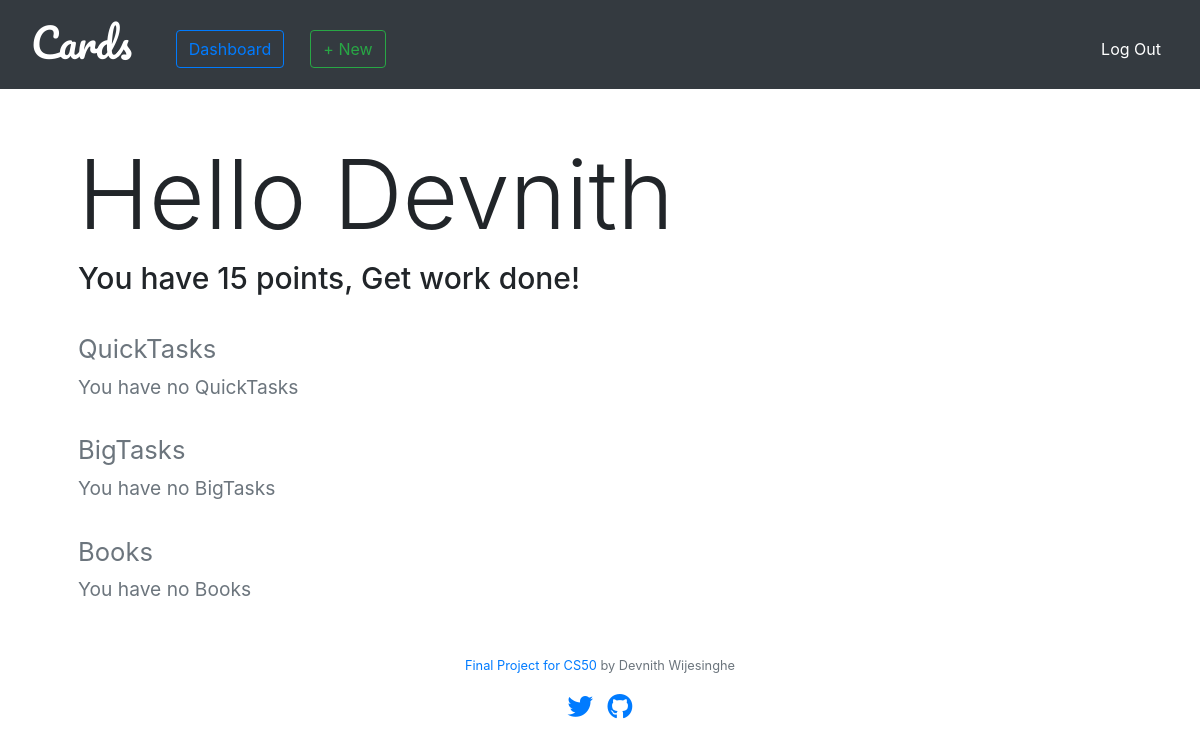
/dashboard (signed in), run on an earlier commit of the app's database.
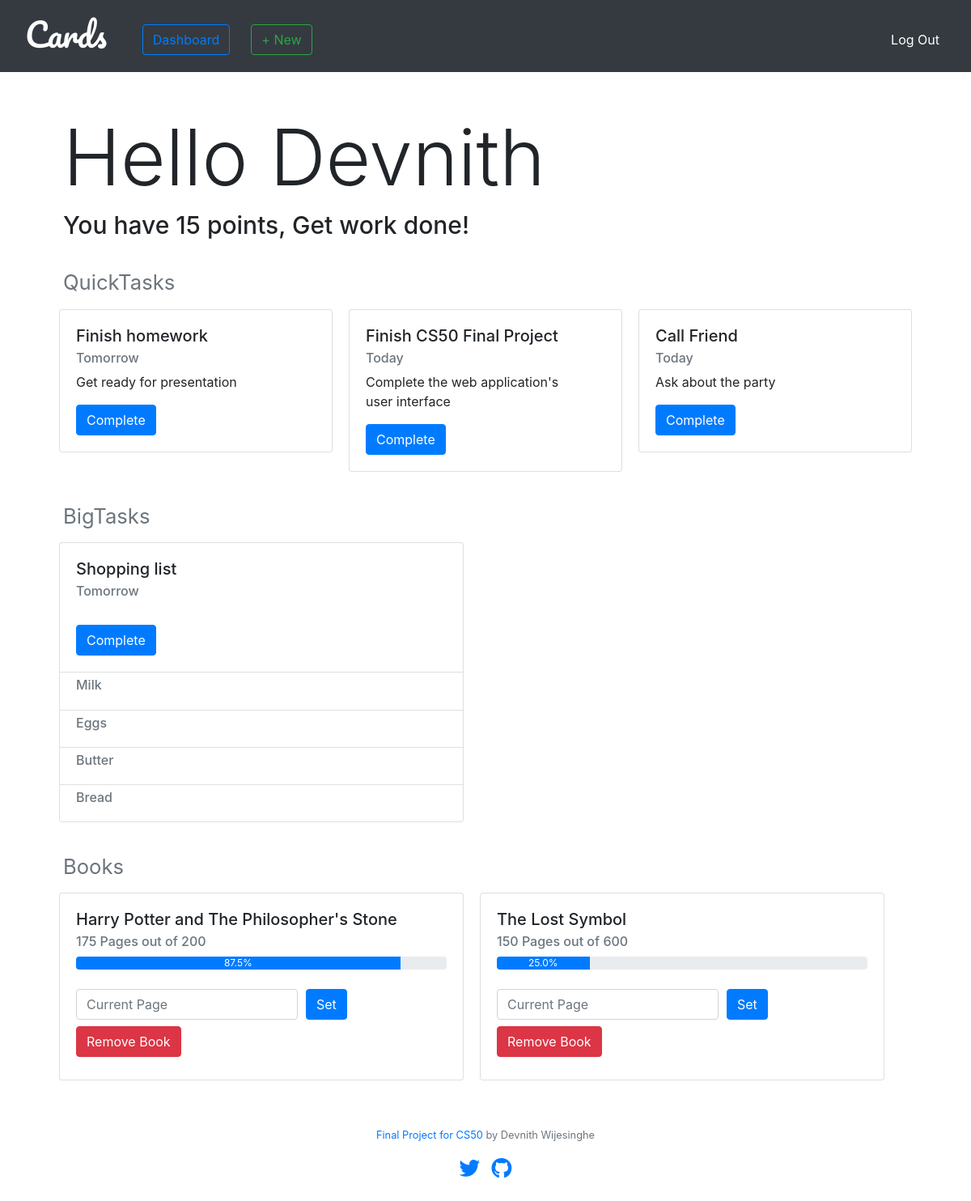
And on a later commit of the database.
### tables this page shows
CREATE TABLE users (
id INTEGER PRIMARY KEY NOT NULL,
name TEXT NOT NULL,
username TEXT NOT NULL,
hash TEXT NOT NULL,
points INTEGER NOT NULL DEFAULT 5);

CREATE TABLE stasks (
title TEXT NOT NULL,
description TEXT NOT NULL,
date TEXT NOT NULL,
user_id INTEGER NOT NULL,
FOREIGN KEY(user_id) REFERENCES users(id));

CREATE TABLE mtasks (
id INTEGER PRIMARY KEY NOT NULL,
title TEXT NOT NULL,
date TEXT NOT NULL,
user_id INTEGER NOT NULL,
FOREIGN KEY(user_id) REFERENCES users(id));

CREATE TABLE subtasks (
title TEXT NOT NULL,
mtask_id INTEGER NOT NULL,
FOREIGN KEY(mtask_id) REFERENCES mtasks(id));

CREATE TABLE books (
id INTEGER PRIMARY KEY NOT NULL,
title TEXT NOT NULL,
totalPages INTEGER NOT NULL,
currentPage INTEGER NOT NULL,
user_id INTEGER NOT NULL,
FOREIGN KEY(user_id) REFERENCES users(id));

### application.py (the view, shortened to what this page needs)
@app.route('/dashboard', methods=["GET", "POST"])
@login_required
def dashboard():
    if request.method == "GET":
        connection = sqlite3.connect('tasks.db')
        db = connection.cursor()
        userID = session["user_id"]
        db.execute("SELECT name,points FROM users WHERE id = (?)", (userID,))
        row = db.fetchone()
        name = row[0]
        points = row[1]
        db.execute("SELECT title,date,description FROM stasks WHERE user_id = (?)", (userID,))
        stasks = db.fetchall()
        db.execute("SELECT id,title,totalPages,currentPage FROM books WHERE user_id = (?)", (userID,))
        books = db.fetchall()
        db.execute("SELECT id,title,date FROM mtasks WHERE user_id = (?)", (userID,))
        items = db.fetchall()
        mtasks= list()
        for item in items:
            item = list(item)
            db.execute("SELECT title FROM subtasks WHERE mtask_id = (?)", (item[0],))
            subtasks = db.fetchall()
            temp = list()
            for task in subtasks:
                temp.append(task[0])
            item.append(temp)
            mtasks.append(item)
        return render_template("dashboard.html", name=name, points=points, stasks=stasks, books=books, mtasks=mtasks)

### helpers.py (called while the page is built)
def login_required(f):
    @wraps(f)
    def decorated_function(*args, **kwargs):
        if session.get("user_id") is None:
            return redirect("/login")
        return f(*args, **kwargs)
    return decorated_function

### templates/dashboard.html (shortened to what this page needs)
{% extends "layout.html" %}
{% block main %}
<div style="text-align: left;">
    <h1 class="display-1" >Hello {{  name }}</h1>
    <h1 class="display-6" style="font-size: 30px;">You have {{ points }} points, Get work done!</h1>
</div>
<br>
<h2 style="text-align: left; margin-bottom: 5px;"><small class="text-muted">QuickTasks</small></h2>
{% if stasks|length < 1 %}
    <h4 style="text-align: left; margin-bottom: 5px;"><small class="text-muted">You have no QuickTasks</small></h4>
{% else %}
    <div class="row">
        {% for stask in stasks %}
            <div class="col-lg" style="padding: 0px; ">
                <div class="card" style="margin: 10px; text-align: left;">
                    <div class="card-body" style="width: 300px;">
                        <h5 class="card-title">{{ stask[0] }}</h5>
                        <h6 class="card-subtitle mb-2 text-muted">{{ stask[1] }}</h6>
                        <p class="card-text">{{ stask[2] }}</p>
                        <form action="/dashboard" method="post">
                            <button class="btn btn-primary" type="submit" name="deleteStask" value="{{ stask[0] }}">Complete</a>
                        </form>
                    </div>
                </div>
            </div>
        {% endfor %}
    </div>
{% endif %}
<br>
<h2 style="text-align: left; margin-bottom: 5px;"><small class="text-muted">BigTasks</small></h2>
{% if mtasks|length < 1 %}
    <h4 style="text-align: left; margin-bottom: 5px;"><small class="text-muted">You have no BigTasks</small></h4>
{% else %}
    <div class="row">
        {% for mtask in mtasks %}
            <div class="col-lg" style="padding: 0px;">
                <div class="card" style="margin: 10px; text-align: left; width: 500px;">
                    <div class="card-body">
                        <h5 class="card-title">{{ mtask[1] }}</h5>
                        <h6 class="card-subtitle mb-2 text-muted">{{ mtask[2] }}</h6>
                        <br>
                        <form action="/dashboard" method="post">
                            <button class="btn btn-primary" type="submit" name="deleteMtask" value="{{ mtask[0] }}">Complete</a>
                        </form>
                    </div>
                    <ul class="list-group list-group-flush">
                        {% for subtask in mtask[3] %}
                            <li class="list-group-item"><h6 class="card-subtitle mb-2 text-muted">{{subtask}}</h6></li>
                        {% endfor %}
                    </ul>
                </div>
            </div>
        {% endfor %}
    </div>
{% endif %}
<br>
<h2 style="text-align: left; margin-bottom: 5px;"><small class="text-muted">Books</small></h2>
{% if books|length < 1 %}
    <h4 style="text-align: left; margin-bottom: 5px;"><small class="text-muted">You have no Books</small></h4>
{% else %}
    <div class="row">
        {% for book in books %}
            <div class="col-auto" style="padding: 0px;">
                <div class="card" style="margin: 10px; text-align: left; width: 500px;">
                    <div class="card-body">
                        <h5 class="card-title">{{ book[1] }}</h5>
                        <h6 class="card-subtitle mb-2 text-muted">{{ book[3]}} Pages out of {{ book[2] }}</h6>
                        {% set progress = book[3] / book[2] * 100 %}
                        <div class="progress">
                            <div class="progress-bar" role="progressbar" style="width: {{progress}}%;" aria-valuenow="{{progress}}" aria-valuemin="0" aria-valuemax="100">{{progress}}%</div>
                        </div>
                        <br>
                        {% if progress < 100 %}
                        <form action="/dashboard" method="post">
                            <div class="form-row align-items-center">
                                <div class="col-auto">
                                    <input type="number" class="form-control mb-2" name="currentPage" placeholder="Current Page" min="1">
                                </div>
                                <div class="col-auto">
                                    <button type="submit" class="btn btn-primary mb-2" name="setPage" value="{{ book[0] }}">Set</button>
                                </div>
                                <div class="col-auto">
                                    <button type="submit" class="btn btn-danger mb-2" name="deleteBook" value="{{ book[0] }}">Remove Book</button>
                                </div>
                            </div>
                        </form>
                        {% else %}
                        <form action="/dashboard" method="post">
                            <button type="submit" class="btn btn-danger mb-2" name="deleteBook" value="{{ book[0] }}">Remove Book</button>
                        </form>
                        {% endif %}
                    </div>
                </div>
            </div>
        {% endfor %}
    </div>
{% endif %}
{% endblock %}

### templates/layout.html (shortened to what this page needs)
<!DOCTYPE html>
<html lang="en">
<head>
    <link rel="stylesheet" href="https://cdn.jsdelivr.net/npm/bootstrap@4.5.3/dist/css/bootstrap.min.css">
</head>
<body>
    <nav class="navbar navbar-expand-lg navbar-dark bg-dark">
        <div class="container-fluid">
          <a class="navbar-brand" href="#"> <h1 style="font-family: 'Pacifico'; margin-right: 10px; margin-top: 5px; margin-bottom: 10px;">Cards</h1> </a>
          <div class="collapse navbar-collapse" id="navbarNav">
                {% if session.user_id %}
                    <ul class="navbar-nav mr-auto mt-2">
                        <li class="nav-item"><a class="nav-link" href="/dashboard" style="color: white;"><button class="btn btn-outline-primary me-2" type="button" style="margin-left: 10px;">Dashboard</button></a></li>
                        <li class="nav-item"><a class="nav-link" href="/add" style="color: white;"><button class="btn btn-outline-success me-2" type="button" style="margin-left: 10px;">+ New</button></a></li>
                    </ul>
                    <ul class="navbar-nav ml-auto mt-2">
                        <li class="nav-item"><a class="nav-link" href="/logout" style="color: white;">Log Out</a></li>
                    </ul>
                {% else %}
                    <ul class="navbar-nav ml-auto mt-2 ">
                        <li class="nav-item"><a class="nav-link" aria-current="page" href="/login" style="color: white;">Log in</a></li>
                        <li class="nav-item"><a class="nav-link" aria-current="page" href="/register" style="color: white;">Register</a></li>
                    </ul>
                {% endif %}
          </div>
        </div>
    </nav>
    <main class="container p-5" style="overflow-x: auto; text-align: center; padding-left: 0px; border-left: 0px;">
        {% block main %}{% endblock %}
    </main>
    <footer class="small text-center text-muted">
        <a href="https://github.com/devnithw/Taskly">Final Project for CS50</a> by Devnith Wijesinghe
        <p>
            <br>
            <a href="https://twitter.com/DevtasticDev"><i class="fab fa-twitter fa-2x"></i></a>&nbsp; &nbsp;
            <a href="https://github.com/devnithw"><i class="fab fa-github fa-2x"></i></i></a>
        </p>
        <p>
            <br>
        </p>
    </footer>
</body>
</html>

What changed in the data, as far as the page shows it:
added stasks: title "Finish homework", date "Tomorrow", description "Get ready for presentation"
added stasks: title "Finish CS50 Final Project", date "Today", description "Complete the web application's user interface"
added stasks: title "Call Friend", date "Today", description "Ask about the party"
added mtasks: title "Shopping list", date "Tomorrow", {{ mtask[0] }} 2 (drawn)
added subtasks: title "Milk"
added subtasks: title "Eggs"
added subtasks: title "Butter"
added subtasks: title "Bread"
added books: title "Harry Potter and The Philosopher's Stone", currentPage "175", totalPages "200", progress "87.5", {{ book[0] }} 2 (drawn)
added books: title "The Lost Symbol", currentPage "150", totalPages "600", progress "25.0", {{ book[0] }} 3 (drawn)
Also different on the page:
text no longer shown: "You have no QuickTasks You have no BigTasks You have no Books"
